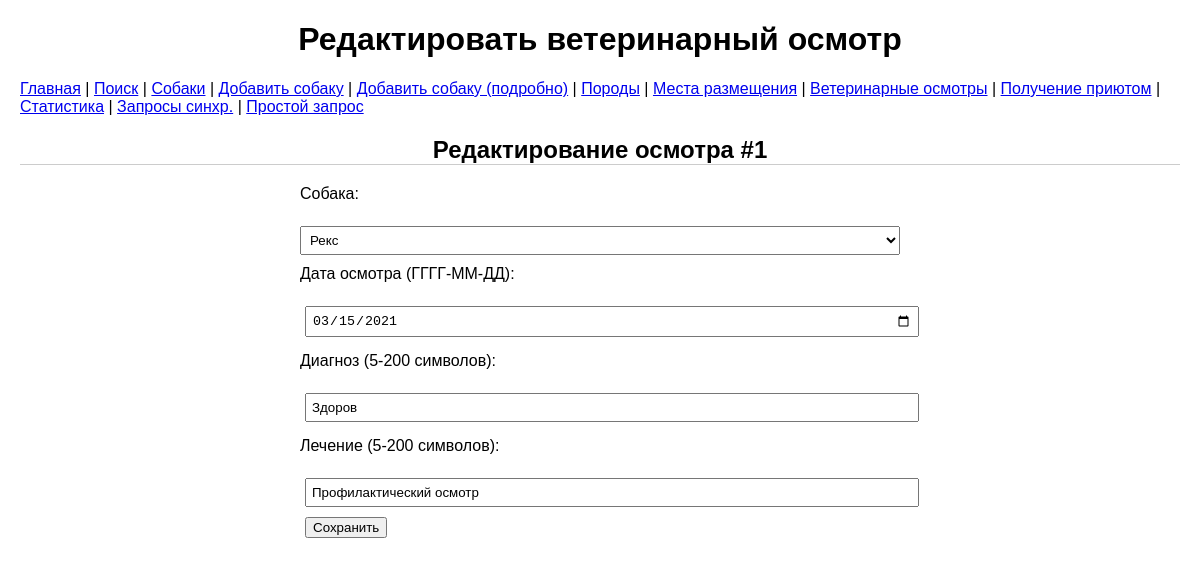
Page /edit_vet_examination/1 on the committed database.
### tables this page shows
CREATE TABLE "vet_examinations" (
	"id"	INTEGER,
	"dog_id"	INTEGER,
	"examination_date"	DATE,
	"veterinarian_name"	VARCHAR(100),
	"diagnosis"	VARCHAR(200),
	"treatment"	VARCHAR(500),
	"next_examination_date"	DATE,
	PRIMARY KEY("id" AUTOINCREMENT),
	FOREIGN KEY("dog_id") REFERENCES "dogs"("id")
);

CREATE TABLE "dogs" (
	"id"	INTEGER,
	"name"	VARCHAR(100) NOT NULL,
	"birth_date"	DATE,
	"breeds_id"	INTEGER,
	"getting_id"	INTEGER,
	"vet_examinations_id"	INTEGER,
	"location_id"	INTEGER,
	"registration_date"	DATE,
	"microchip_number"	VARCHAR(20),
	"coat_type"	INTEGER,
	"color_variations"	INTEGER,
	"temperament"	INTEGER,
	"size"	INTEGER,
	PRIMARY KEY("id" AUTOINCREMENT),
	FOREIGN KEY("breeds_id") REFERENCES "breeds"("id"),
	FOREIGN KEY("coat_type") REFERENCES "coat_type"("id"),
	FOREIGN KEY("color_variations") REFERENCES "color_variations"("id"),
	FOREIGN KEY("getting_id") REFERENCES "getting"("id"),
	FOREIGN KEY("location_id") REFERENCES "locations"("id"),
	FOREIGN KEY("size") REFERENCES "size"("id"),
	FOREIGN KEY("temperament") REFERENCES "temperament"("id"),
	FOREIGN KEY("vet_examinations_id") REFERENCES "vet_examinations"("id")
);

### flask_app.py (the view, shortened to what this page needs)
@app.route('/edit_vet_examination/<int:id>', methods=['GET', 'POST'])
def edit_vet_examination(id):
    errors = []
    with get_db_connection() as conn:
        dogs = conn.execute("SELECT id, name FROM dogs ORDER BY name").fetchall()
    with get_db_connection() as conn:
        exam = conn.execute("SELECT * FROM vet_examinations WHERE id = ?", (id,)).fetchone()
    return render_template('edit_vet_examination.html', exam=exam, dogs=dogs, errors=errors)

### flask_app.py (called while the page is built)
def get_db_connection():
    conn = sqlite3.connect(DB_PATH, timeout=10)
    conn.row_factory = sqlite3.Row
    return conn

### templates/edit_vet_examination.html (shortened to what this page needs)
<!DOCTYPE html>
<html lang="ru">
<head>
    <link rel="stylesheet" href="{{ url_for('static', filename='style.css') }}">
</head>
<body>
    <h1>Редактировать ветеринарный осмотр</h1>
       <nav>
        <a href="/">Главная</a> |
        <a href="/search">Поиск</a> |
        <a href="/view">Собаки</a> |
        <a href="/add">Добавить собаку</a> |
        <a href="/add_detailed">Добавить собаку (подробно)</a> |
        <a href="/breeds">Породы</a> |
        <a href="/locations">Места размещения</a> |
        <a href="/vet_examinations">Ветеринарные осмотры</a> |
        <a href="/getting">Получение приютом</a> |
        <a href="/stats">Статистика</a> |
        <a href="/sync_queries">Запросы синхр.</a> |
        <a href="/simple_query">Простой запрос</a>
    </nav>
    <h2>Редактирование осмотра #{{ exam['id'] }}</h2>
    <form method="POST">
        <label for="dog_id">Собака:</label><br>
        <select name="dog_id" id="dog_id" required>
            {% for dog in dogs %}
                <option value="{{ dog['id'] }}" {% if dog['id'] == exam['dog_id'] %}selected{% endif %}>
                    {{ dog['name'] }}
                </option>
            {% endfor %}
        </select><br>
        <label for="examination_date">Дата осмотра (ГГГГ-ММ-ДД):</label><br>
        <input type="date" name="examination_date" id="examination_date" value="{{ exam['examination_date'] }}" required><br>
        <label for="diagnosis">Диагноз (5-200 символов):</label><br>
        <input type="text" name="diagnosis" id="diagnosis" value="{{ exam['diagnosis'] }}" required><br>
        <label for="treatment">Лечение (5-200 символов):</label><br>
        <input type="text" name="treatment" id="treatment" value="{{ exam['treatment'] }}" required><br>
        <button type="submit">Сохранить</button>
    </form>
</body>
</html>

### static/style.css (style rules this page uses)
body { font-family: Arial, sans-serif; margin: 20px; }
nav { margin-bottom: 20px; }
form { margin-bottom: 20px; }
input, button { margin: 5px; }
form { max-width: 600px; margin: 20px auto; }
label { display: block; margin-top: 10px; }
input, select { width: 100%; padding: 5px; margin-top: 5px; }
h2 { margin-top: 20px; text-align: center; border-bottom: 1px solid #ccc; }
h1 { text-align: center; }

### rows in the picture
vet_examinations: id "1", dog_id "Рекс", examination_date "03/15/2021", diagnosis "Здоров", treatment "Профилактический осмотр"
